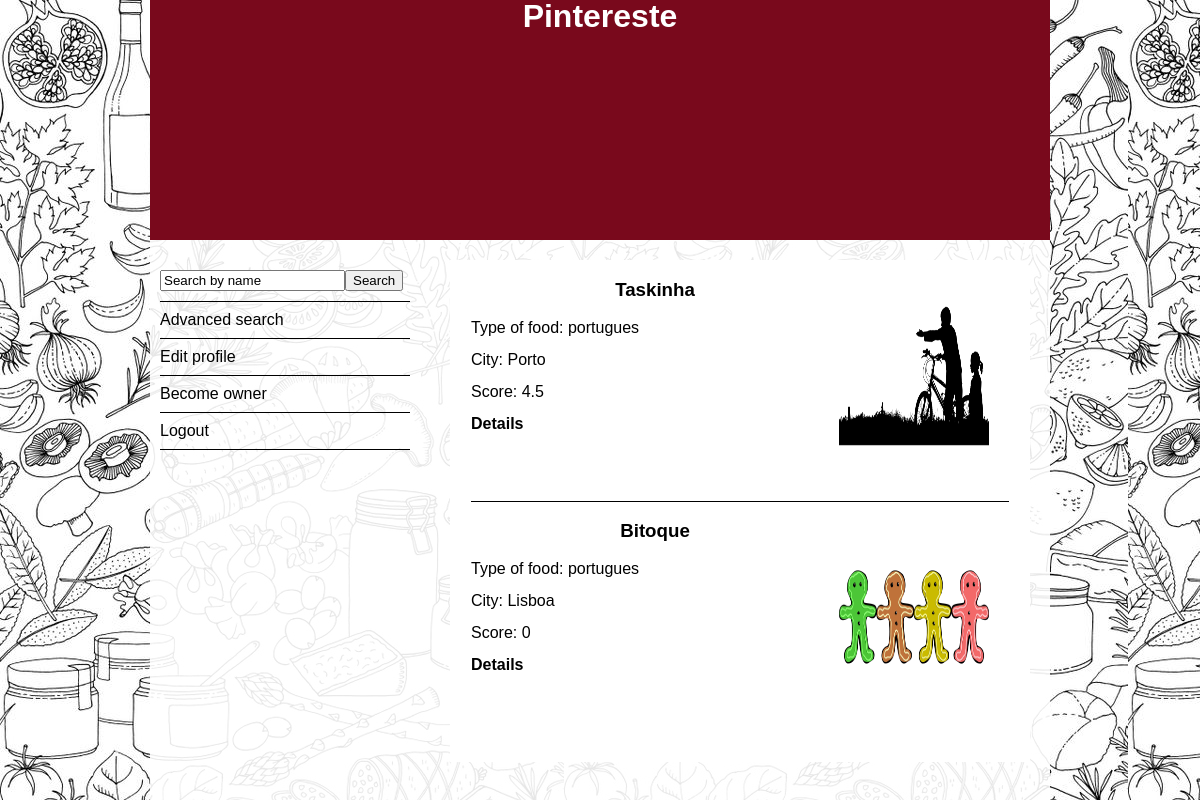
Screenshot of /public/restaurant_overview.php (signed in) with the database file from the repository.
### tables this page shows
CREATE TABLE restaurant (
  id INTEGER PRIMARY KEY AUTOINCREMENT,
  name TEXT,
  rate INTEGER,
  street TEXT,
  number TEXT,
  city TEXT,
  postcode TEXT,
  opening_hours TEXT,
  link_to_website TEXT,
  type_of_food TEXT,
  comment TEXT,
  telephoneNumber TEXT
);

CREATE TABLE image_restaurant(
  id INTEGER PRIMARY KEY AUTOINCREMENT,
  idRestaurant INTEGER REFERENCES restaurant,
  name TEXT
);

### public/restaurant_overview.php (called while the page is built, shortened)
<?php
  include('../helpers/userAdministration.php');
  include('../database/connection.php');
  include('../database/restaurant.php');
  $userType = userType_check();
  getAllRestaurants();
  include('../views/result_restaurants.php');
?>

### helpers/userAdministration.php (called while the page is built, shortened)
<?php
function userType_check(){
  if(isset($_SESSION['userType']) && $_SESSION['userType'] === "owner")
  {
    $userType = "owner";
  }
  else
  {
    $userType = "reviewer";
  }
  return $userType;
}
?>

### database/restaurant.php (called while the page is built, shortened)
<?php
    function getAllRestaurants(){
      global $dbh;
      $stm = $dbh->prepare('SELECT * FROM restaurant');
      $stm->execute();
      return $stm->fetchAll();
    }
 ?>

### database/image.php (called while the page is built, shortened)
<?php
function getImageOfRestaurant($idRestaurant){
  global $dbh;
  $stm = $dbh->prepare('SELECT * FROM image_restaurant WHERE idRestaurant = ?');
  $stm->execute(array($idRestaurant));
  return $stm->fetchAll();
}
 ?>

### templates/restaurant/list_restaurants.php (the view, shortened to what this page needs)
<section class="search_result">
     <?php
     include_once('../database/connection.php');
     include_once('../database/restaurant.php');
     include_once('../database/image.php');
     $restaurants = getAllRestaurants();
     foreach($restaurants as $restaurant) {
          $res = getImageOfRestaurant($restaurant['id']);
       ?>
         <article class="search_one_result">
            <div id="search_result_picture">
              <img src="<?="../pics/". $res[0]['name']?>"  alt="restaurant_picture" width="150" height="150">
            </div>
            <div id="search_result_name_content">
              <h1><?=$restaurant['name']?></h1>
            </div>
            <div id="search_result_type_of_food">
              Type of food: <?=$restaurant['type_of_food']?>
            </div></br>
            <div id="search_result_city_title">
              City: <?=$restaurant['city']?>
            </div></br>
            <div id="search_result_score_title">
              Score: <?=$restaurant['rate']?>
            </div></br>
            <div id="search_results_details">
              <p><a href="restaurant.php?id=<?php echo $restaurant['id']; ?>">Details</a></p>
            </div>
          </article>
      <?php } ?>
</section>

### templates/header.php (shortened to what this page needs)
<!DOCTYPE html>
<html>
	<head>
		<link rel="stylesheet" href="../css/reset.css">
		<link rel="stylesheet" href="../css/style_1.css" media="(min-width: 900px)">
		<link rel="stylesheet" href="../css/style_small_screen.css" media="(max-width: 900px)">
	</head>
	<body>
		<header>
			<h1><a href="restaurant_overview.php">Pintereste</a></h1>
		</header>

### views/result_restaurants.php
<?php
  global $userType;
  include_once('../templates/header.php');
  echo '<div class="content">';
  include('../helpers/menu.php');
  echo '<div class="main">';
      include_once('../templates/restaurant/list_restaurants.php');
  echo '</div>';
  echo '</div>';
  include_once('../templates/footer.php');
?>

### helpers/menu.php
<?php
if($userType === 'owner'){
  include_once('../templates/owner/owner_menu.php');
}else{
  if($userType === 'reviewer'){
    include_once('../templates/reviewer/reviewer_menu.php');
  }
 }
?>

### templates/reviewer/reviewer_menu.php
<nav id="menu_reviewer">
  <ul>
    <li><a><input type="text" id="search_by_name_only" name="search_by_name_only" value="Search by name"><input type="button" id="start_search_by_name_only" value="Search"></a></li>
    <li><a>Advanced search</a></li>
    <li><a href="edit_user.php">Edit profile</a></li>
    <li><a href="../actions/change_userType.php">Become owner</a></li>
    <li><a href="logout.php">Logout</a></li>
  </ul>
</nav>

### templates/footer.php
  </body>
</html>

### css/style_1.css (style rules this page uses)
header { height: 30vh; background-size: contain; width: 900px; text-align: center; margin-left: auto; margin-right: auto; background-color: #79091C; }
header a { text-decoration: none; color: white; padding: 50px; }
body { background-image: url('../pics/background_1.jpg'); background-repeat: repeat; width: 900px; margin: 0px auto; font-family: verdana, sans-serif; background-attachment: fixed; }
.content { background-color:rgba(255, 255, 255, 0.9); margin-top: 0 !important; min-height: 70vh; }
#menu_reviewer a , #menu_owner a, #search_results_details a, .link_to_login a, #login_message a, .logout_message a { text-decoration: none; color: black; }
#menu_reviewer, #menu_owner { float: left; margin-top:20px; margin-left: 10px; }
#menu_reviewer ul, #menu_owner ul { list-style-type: none; }
#menu_reviewer li, #menu_owner li { color: black; padding-top: 10px; padding-bottom: 10px; border: 1px solid black; border-top: none; border-left: none; border-right: none; width: 250px; }
.main { display: block; padding: 20px; padding-left:0; margin-left: 300px; width: auto; }
.search_result { background-color:rgba(255, 255,255, 1); border: 1px solid white; -webkit-border-top-right-radius: 10px; -moz-border-top-right-adius: 10px; border-top-right-radius: : 10px; padding: 20px; border-bottom: none; max-height: 600px; overflow: auto; }
.search_one_result { padding-top: 20px; padding-bottom: 20px; border-bottom: 1px solid black; height: 200px; }
.search_one_result:first-of-type { padding-top: 0; }
.search_one_result:last-of-type { border-bottom: none; }
#search_result_picture { float: right; margin-top: 20px; margin-right: 20px; }
#search_result_name_content { text-align: center; padding-bottom: 20px; }
#search_results_details a { font-weight: 600; }

### css/style_small_screen.css (style rules this page uses)
header { height: 20vh; background-size: contain; text-align: center; margin-left: auto; margin-right: auto; background-color: #79091C; }
header a { text-decoration: none; color: white; }
body { background-image: url('../pics/background_1.jpg'); background-attachment: fixed; margin: 0 0; font-family: verdana, sans-serif; width: 100vw; }
.content { background-color:rgba(255, 255, 255, 0.9); margin: 0 !important; padding: 0; min-height: 70vh; }
#menu_reviewer a , #menu_owner a, #search_results_details a, .link_to_login a, #login_message a, .logout_message a { text-decoration: none; color: black; }
#menu_reviewer, #menu_owner { float: left; margin: 5vh; }
#menu_reviewer ul, #menu_owner ul { list-style-type: none; }
#menu_reviewer li, #menu_owner li { text-align: center; color: black; padding-top: 1vh; padding-bottom: 1vh; border: 0.1vh solid black; border-top: none; border-left: none; border-right: none; width: 90vw; }
.main { display: block; padding: 5vh 5vw; width: 90vw; }
.search_one_result { padding-top: 1vh; padding-bottom: 1vh; border-bottom: 0.01vh solid black; max-height: 90vh; }
.search_one_result:first-of-type { padding-top: 0; }
.search_one_result:last-of-type { border-bottom: none; }
#search_result_picture { float: right; padding: 2vh 2vw; max-width: 90vw; max-height: 90vh; }
#search_result_name_content { text-align: center; padding-bottom: 2vh; }
#search_result_type_of_food, #search_result_city_title, #search_result_score_title { min-width: 45vw; }
#search_results_details a { font-weight: 600; }

### rows the page displays
restaurant: image_restaurant.name (picture), name "Taskinha", type_of_food "portugues", city "Porto", rate "4.5"
restaurant: image_restaurant.name (picture), name "Bitoque", type_of_food "portugues", city "Lisboa", rate "0"
